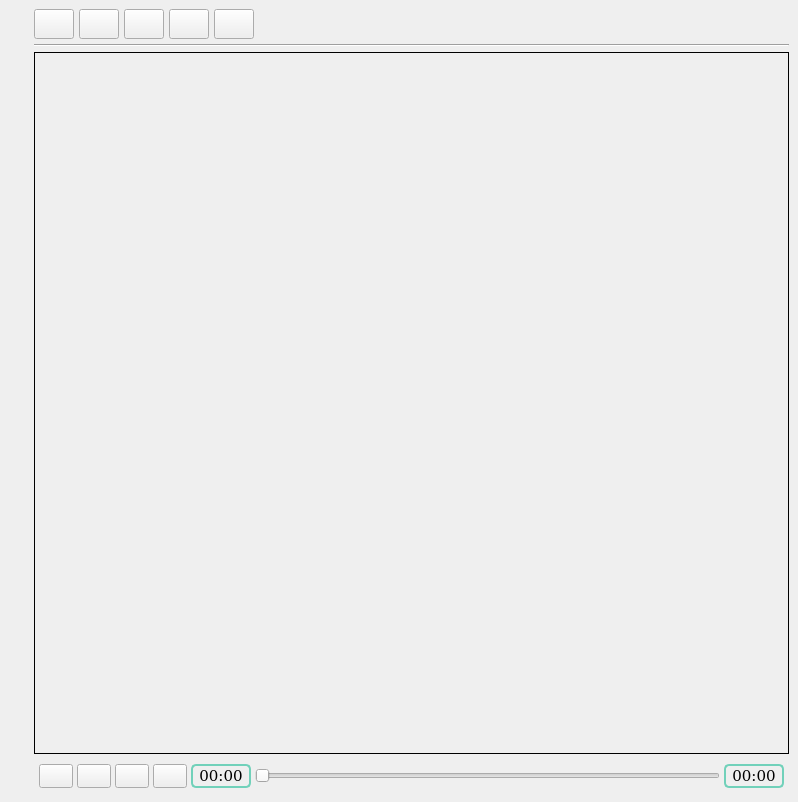
        <widget class="QWidget" name="scrollAreaWidgetContents_4">
         <property name="geometry">
          <rect>
           <x>0</x>
           <y>0</y>
           <width>798</width>
           <height>802</height>
          </rect>
         </property>
         <layout class="QHBoxLayout" name="horizontalLayout_7">
          <property name="spacing">
           <number>5</number>
          </property>
          <property name="leftMargin">
           <number>9</number>
          </property>
          <property name="topMargin">
           <number>9</number>
          </property>
          <property name="rightMargin">
           <number>9</number>
          </property>
          <property name="bottomMargin">
           <number>9</number>
          </property>
          <item>
           <widget class="QFrame" name="frame_original_image">
            <property name="frameShape">
             <enum>QFrame::NoFrame</enum>
            </property>
            <property name="frameShadow">
             <enum>QFrame::Raised</enum>
            </property>
            <layout class="QVBoxLayout" name="verticalLayout_5">
             <property name="spacing">
              <number>5</number>
             </property>
             <property name="leftMargin">
              <number>0</number>
             </property>
             <property name="topMargin">
              <number>0</number>
             </property>
             <property name="rightMargin">
              <number>0</number>
             </property>
             <property name="bottomMargin">
              <number>0</number>
             </property>
             <item>
              <layout class="QHBoxLayout" name="horizontalLayout_9">
               <item>
                <widget class="QLabel" name="label_8">
                 <property name="frameShape">
                  <enum>QFrame::NoFrame</enum>
                 </property>
                 <property name="frameShadow">
                  <enum>QFrame::Plain</enum>
                 </property>
                 <property name="text">
                  <string/>
                 </property>
                </widget>
               </item>
              </layout>
             </item>
             <item>
              <spacer name="verticalSpacer_5">
               <property name="orientation">
                <enum>Qt::Vertical</enum>
               </property>
               <property name="sizeHint" stdset="0">
                <size>
                 <width>20</width>
                 <height>40</height>
                </size>
               </property>
              </spacer>
             </item>
            </layout>
           </widget>
          </item>
          <item>
           <widget class="QFrame" name="frame_video_viewer">
            <property name="minimumSize">
             <size>
              <width>250</width>
              <height>0</height>
             </size>
            </property>
            <property name="frameShape">
             <enum>QFrame::NoFrame</enum>
            </property>
            <property name="frameShadow">
             <enum>QFrame::Raised</enum>
            </property>
            <layout class="QVBoxLayout" name="verticalLayout_15">
             <property name="spacing">
              <number>5</number>
             </property>
             <property name="leftMargin">
              <number>0</number>
             </property>
             <property name="topMargin">
              <number>0</number>
             </property>
             <property name="rightMargin">
              <number>0</number>
             </property>
             <property name="bottomMargin">
              <number>0</number>
             </property>
             <item>
              <layout class="QHBoxLayout" name="horizontalLayout_8">
               <item>
                <widget class="QPushButton" name="button_open_file_video">
                 <property name="minimumSize">
                  <size>
                   <width>0</width>
                   <height>30</height>
                  </size>
                 </property>
                 <property name="maximumSize">
                  <size>
                   <width>40</width>
                   <height>16777215</height>
                  </size>
                 </property>
                 <property name="text">
                  <string/>
                 </property>
                </widget>
               </item>
               <item>
                <widget class="QPushButton" name="button_record_video">
                 <property name="minimumSize">
                  <size>
                   <width>0</width>
                   <height>30</height>
                  </size>
                 </property>
                 <property name="maximumSize">
                  <size>
                   <width>40</width>
                   <height>16777215</height>
                  </size>
                 </property>
                 <property name="text">
                  <string/>
                 </property>
                </widget>
               </item>
               <item>
                <widget class="QPushButton" name="button_save_frame">
                 <property name="minimumSize">
                  <size>
                   <width>0</width>
                   <height>30</height>
                  </size>
                 </property>
                 <property name="maximumSize">
                  <size>
                   <width>40</width>
                   <height>16777215</height>
                  </size>
                 </property>
                 <property name="text">
                  <string/>
                 </property>
                </widget>
               </item>
               <item>
                <widget class="QPushButton" name="button_zoom_in_video">
                 <property name="minimumSize">
                  <size>
                   <width>0</width>
                   <height>30</height>
                  </size>
                 </property>
                 <property name="maximumSize">
                  <size>
                   <width>40</width>
                   <height>16777215</height>
                  </size>
                 </property>
                 <property name="text">
                  <string/>
                 </property>
                </widget>
               </item>
               <item>
                <widget class="QPushButton" name="button_zoom_out_video">
                 <property name="minimumSize">
                  <size>
                   <width>0</width>
                   <height>30</height>
                  </size>
                 </property>
                 <property name="maximumSize">
                  <size>
                   <width>40</width>
                   <height>16777215</height>
                  </size>
                 </property>
                 <property name="text">
                  <string/>
                 </property>
                </widget>
               </item>
               <item>
                <spacer name="horizontalSpacer_6">
                 <property name="orientation">
                  <enum>Qt::Horizontal</enum>
                 </property>
                 <property name="sizeHint" stdset="0">
                  <size>
                   <width>40</width>
                   <height>20</height>
                  </size>
                 </property>
                </spacer>
               </item>
              </layout>
             </item>
             <item>
              <widget class="Line" name="line">
               <property name="orientation">
                <enum>Qt::Horizontal</enum>
               </property>
              </widget>
             </item>
             <item>
              <widget class="QScrollArea" name="scrollArea">
               <property name="minimumSize">
                <size>
                 <width>0</width>
                 <height>0</height>
                </size>
               </property>
               <property name="frameShape">
                <enum>QFrame::Box</enum>
               </property>
               <property name="frameShadow">
                <enum>QFrame::Plain</enum>
               </property>
               <property name="widgetResizable">
                <bool>true</bool>
               </property>
               <widget class="QWidget" name="scrollAreaWidgetContents_3">
                <property name="geometry">
                 <rect>
                  <x>0</x>
                  <y>0</y>
                  <width>753</width>
                  <height>692</height>
                 </rect>
                </property>
                <layout class="QHBoxLayout" name="horizontalLayout_20">
                 <property name="spacing">
                  <number>5</number>
                 </property>
                 <item>
                  <widget class="QLabel" name="label">
                   <property name="minimumSize">
                    <size>
                     <width>0</width>
                     <height>600</height>
                    </size>
                   </property>
                   <property name="frameShape">
                    <enum>QFrame::NoFrame</enum>
                   </property>
                   <property name="text">
                    <string/>
                   </property>
                  </widget>
                 </item>
                </layout>
               </widget>
              </widget>
             </item>
             <item>
              <widget class="QFrame" name="frame_video_controller">
               <property name="maximumSize">
                <size>
                 <width>16777215</width>
                 <height>40</height>
                </size>
               </property>
               <property name="frameShape">
                <enum>QFrame::NoFrame</enum>
               </property>
               <layout class="QHBoxLayout" name="horizontalLayout_12">
                <property name="spacing">
                 <number>4</number>
                </property>
                <property name="leftMargin">
                 <number>5</number>
                </property>
                <property name="topMargin">
                 <number>5</number>
                </property>
                <property name="rightMargin">
                 <number>5</number>
                </property>
                <property name="bottomMargin">
                 <number>5</number>
                </property>
                <item>
                 <widget class="QPushButton" name="btn_prev_video">
                  <property name="minimumSize">
                   <size>
                    <width>0</width>
                    <height>24</height>
                   </size>
                  </property>
                  <property name="maximumSize">
                   <size>
                    <width>34</width>
                    <height>30</height>
                   </size>
                  </property>
                  <property name="styleSheet">
                   <string notr="true">QPushButton{ background-color :  #71D1BA;}
QPushButton::pressed{ background-color : #71AED1; }
border-radius: 10px;</string>
                  </property>
                  <property name="text">
                   <string/>
                  </property>
                  <property name="icon">
                   <iconset>
                    <normaloff>../../../../../../../../../Desktop/moilapp/src/MoilApp/design/icon/rewind.png</normaloff>../../../../../../../../../Desktop/moilapp/src/MoilApp/design/icon/rewind.png</iconset>
                  </property>
                  <property name="iconSize">
                   <size>
                    <width>30</width>
                    <height>30</height>
                   </size>
                  </property>
                  <property name="shortcut">
                   <string>Ctrl+Left</string>
                  </property>
                 </widget>
                </item>
                <item>
                 <widget class="QPushButton" name="btn_play_pause">
                  <property name="sizePolicy">
                   <sizepolicy hsizetype="Minimum" vsizetype="Fixed">
                    <horstretch>0</horstretch>
                    <verstretch>0</verstretch>
                   </sizepolicy>
                  </property>
                  <property name="minimumSize">
                   <size>
                    <width>0</width>
                    <height>24</height>
                   </size>
                  </property>
                  <property name="maximumSize">
                   <size>
                    <width>34</width>
                    <height>30</height>
                   </size>
                  </property>
                  <property name="styleSheet">
                   <string notr="true">QPushButton{ background-color :  #71D1BA;}
QPushButton::pressed{ background-color : #71AED1; }
border-radius: 10px;</string>
                  </property>
                  <property name="text">
                   <string/>
                  </property>
                  <property name="icon">
                   <iconset>
                    <normaloff>../../../../../../../../../Desktop/moilapp/src/MoilApp/design/icon/play.png</normaloff>../../../../../../../../../Desktop/moilapp/src/MoilApp/design/icon/play.png</iconset>
                  </property>
                  <property name="iconSize">
                   <size>
                    <width>30</width>
                    <height>30</height>
                   </size>
                  </property>
                  <property name="shortcut">
                   <string>Space</string>
                  </property>
                  <property name="checkable">
                   <bool>true</bool>
                  </property>
                 </widget>
                </item>
                <item>
                 <widget class="QPushButton" name="btn_stop_video">
                  <property name="sizePolicy">
                   <sizepolicy hsizetype="Minimum" vsizetype="Fixed">
                    <horstretch>0</horstretch>
                    <verstretch>0</verstretch>
                   </sizepolicy>
                  </property>
                  <property name="minimumSize">
                   <size>
                    <width>0</width>
                    <height>0</height>
                   </size>
                  </property>
                  <property name="maximumSize">
                   <size>
                    <width>34</width>
                    <height>30</height>
                   </size>
                  </property>
                  <property name="styleSheet">
                   <string notr="true">QPushButton{ background-color :  #71D1BA;}
QPushButton::pressed{ background-color : #71AED1; }
border-radius: 10px;</string>
                  </property>
                  <property name="text">
                   <string/>
                  </property>
                  <property name="icon">
                   <iconset>
                    <normaloff>../../../../../../../../../Desktop/moilapp/src/MoilApp/design/icon/iconStop.png</normaloff>../../../../../../../../../Desktop/moilapp/src/MoilApp/design/icon/iconStop.png</iconset>
                  </property>
                  <property name="iconSize">
                   <size>
                    <width>30</width>
                    <height>30</height>
                   </size>
                  </property>
                  <property name="shortcut">
                   <string>0</string>
                  </property>
                 </widget>
                </item>
                <item>
                 <widget class="QPushButton" name="btn_skip_video">
                  <property name="sizePolicy">
                   <sizepolicy hsizetype="Minimum" vsizetype="Fixed">
                    <horstretch>0</horstretch>
                    <verstretch>0</verstretch>
                   </sizepolicy>
                  </property>
                  <property name="minimumSize">
                   <size>
                    <width>0</width>
                    <height>0</height>
                   </size>
                  </property>
                  <property name="maximumSize">
                   <size>
                    <width>34</width>
                    <height>30</height>
                   </size>
                  </property>
                  <property name="styleSheet">
                   <string notr="true">QPushButton{ background-color :  #71D1BA;}
QPushButton::pressed{ background-color : #71AED1; }
border-radius: 10px;</string>
                  </property>
                  <property name="text">
                   <string/>
                  </property>
                  <property name="icon">
                   <iconset>
                    <normaloff>../../../../../../../../../Desktop/moilapp/src/MoilApp/design/icon/forward.png</normaloff>../../../../../../../../../Desktop/moilapp/src/MoilApp/design/icon/forward.png</iconset>
                  </property>
                  <property name="iconSize">
                   <size>
                    <width>30</width>
                    <height>30</height>
                   </size>
                  </property>
                  <property name="shortcut">
                   <string>Ctrl+Right</string>
                  </property>
                 </widget>
                </item>
                <item>
                 <widget class="QLabel" name="label_time_recent">
                  <property name="minimumSize">
                   <size>
                    <width>60</width>
                    <height>24</height>
                   </size>
                  </property>
                  <property name="maximumSize">
                   <size>
                    <width>70</width>
                    <height>30</height>
                   </size>
                  </property>
                  <property name="font">
                   <font>
                    <family>DejaVu Serif</family>
                    <pointsize>11</pointsize>
                    <underline>false</underline>
                   </font>
                  </property>
                  <property name="styleSheet">
                   <string notr="true">border-color: #71D1BA;
border-width: 2px;        
border-style: solid;
border-radius: 5px;</string>
                  </property>
                  <property name="text">
                   <string>00:00</string>
                  </property>
                  <property name="alignment">
                   <set>Qt::AlignCenter</set>
                  </property>
                 </widget>
                </item>
                <item>
                 <widget class="QSlider" name="slider_video">
                  <property name="sizePolicy">
                   <sizepolicy hsizetype="Expanding" vsizetype="Preferred">
                    <horstretch>0</horstretch>
                    <verstretch>0</verstretch>
                   </sizepolicy>
                  </property>
                  <property name="minimumSize">
                   <size>
                    <width>0</width>
                    <height>24</height>
                   </size>
                  </property>
                  <property name="maximumSize">
                   <size>
                    <width>16777215</width>
                    <height>30</height>
                   </size>
                  </property>
                  <property name="font">
                   <font>
                    <family>Sans Serif</family>
                    <pointsize>11</pointsize>
                    <underline>false</underline>
                   </font>
                  </property>
                  <property name="styleSheet">
                   <string notr="true"/>
                  </property>
                  <property name="orientation">
                   <enum>Qt::Horizontal</enum>
                  </property>
                 </widget>
                </item>
                <item>
                 <widget class="QLabel" name="label_time_end">
                  <property name="minimumSize">
                   <size>
                    <width>60</width>
                    <height>24</height>
                   </size>
                  </property>
                  <property name="maximumSize">
                   <size>
                    <width>70</width>
                    <height>30</height>
                   </size>
                  </property>
                  <property name="font">
                   <font>
                    <family>DejaVu Serif</family>
                    <pointsize>11</pointsize>
                    <underline>false</underline>
                   </font>
                  </property>
                  <property name="styleSheet">
                   <string notr="true">border-color: #71D1BA;
border-width: 2px;        
border-style: solid;
border-radius: 5px;</string>
                  </property>
                  <property name="text">
                   <string>00:00</string>
                  </property>
                  <property name="alignment">
                   <set>Qt::AlignCenter</set>
                  </property>
                 </widget>
                </item>
               </layout>
              </widget>
             </item>
            </layout>
           </widget>
          </item>
         </layout>
        </widget>
